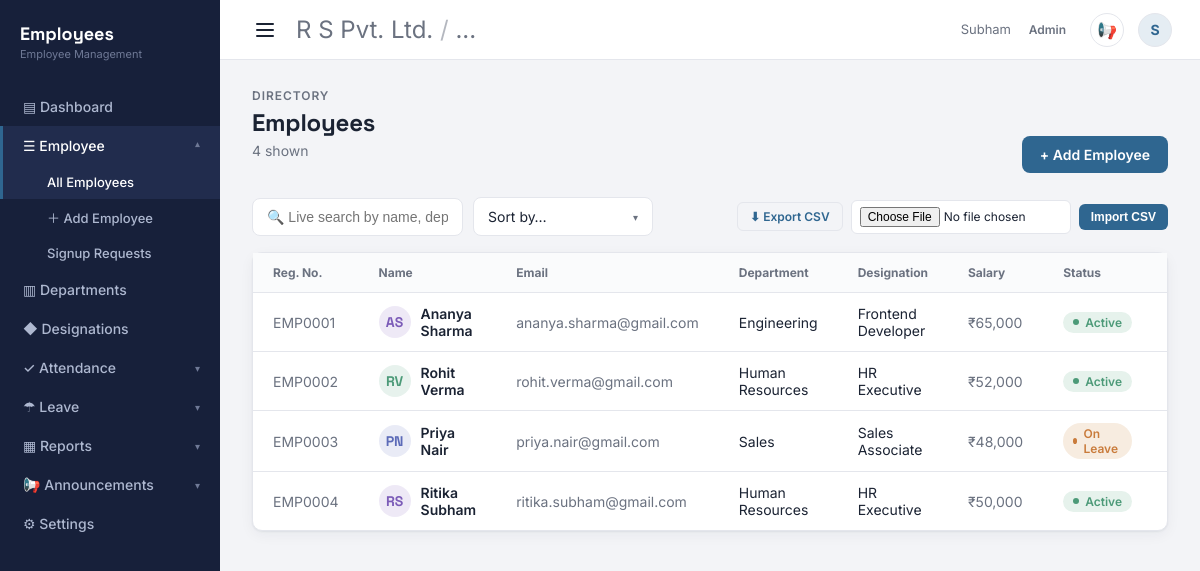
Page /employees (signed in) on the earlier database version.
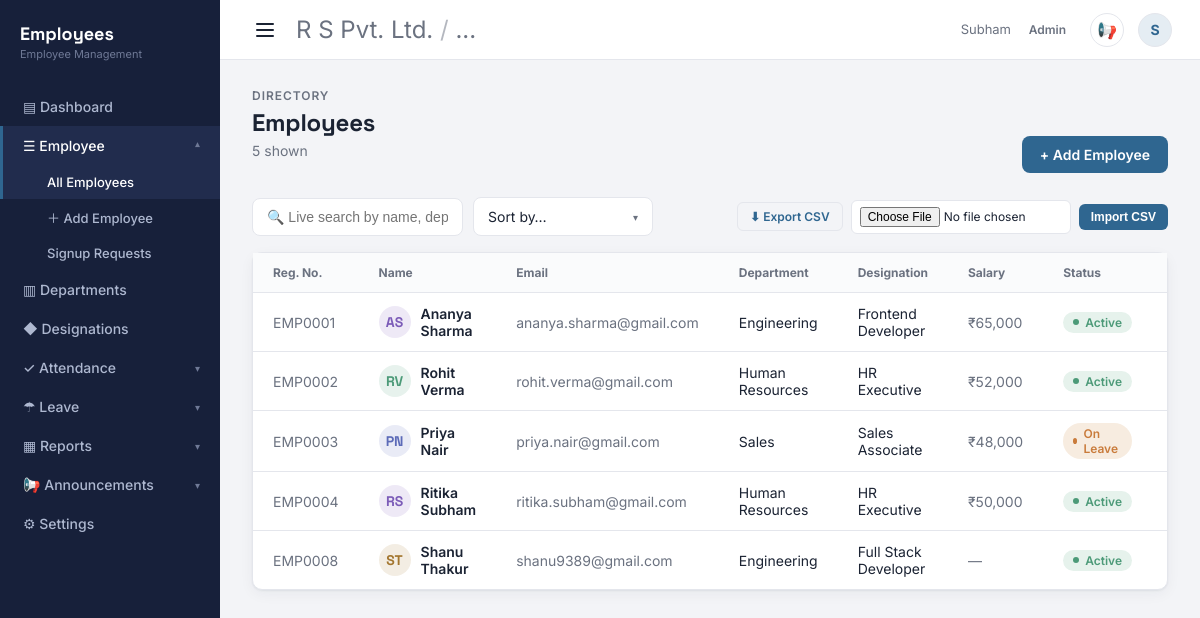
Same page on the later database version.
### tables this page shows
CREATE TABLE employees (
    id INTEGER PRIMARY KEY AUTOINCREMENT,
    registration_no TEXT UNIQUE,
    name TEXT NOT NULL,
    email TEXT NOT NULL,
    phone TEXT,
    department TEXT NOT NULL,
    role TEXT NOT NULL,
    status TEXT NOT NULL DEFAULT 'Active',
    salary REAL,
    experience_years REAL,
    join_date TEXT NOT NULL,
    paid_leaves_override INTEGER,
    unpaid_leaves_override INTEGER,
    total_leaves_override INTEGER
);

### app.py (the view)
@app.route("/employees")
@login_required
@roles_required("Admin", "HR", "HR Manager")
def employee_list():
    db = get_db()
    q = request.args.get("q", "").strip()
    sort_filter = request.args.get("sort_filter", "").strip()
    department = request.args.get("department", "").strip()
    status = request.args.get("status", "").strip()
    new_this_month = request.args.get("new_this_month", "").strip()
    sort = ""
    if sort_filter.startswith("dept:"):
        department = sort_filter[len("dept:"):]
    elif sort_filter.startswith("status:"):
        status = sort_filter[len("status:"):]
    elif sort_filter:
        sort = sort_filter
    conditions = []
    params = []
    if q:
        like = f"%{q}%"
        conditions.append("(name LIKE ? OR department LIKE ? OR role LIKE ?)")
        params.extend([like, like, like])
    if department:
        conditions.append("department = ?")
        params.append(department)
    if status:
        conditions.append("status = ?")
        params.append(status)
    if new_this_month:
        month_prefix = date.today().isoformat()[:7]
        conditions.append("join_date LIKE ?")
        params.append(f"{month_prefix}%")
    sort_columns = {
        "name_asc": "name COLLATE NOCASE ASC",
        "name_desc": "name COLLATE NOCASE DESC",
        "join_date_asc": "join_date ASC",
        "join_date_desc": "join_date DESC",
    }
    order_by = sort_columns.get(sort, "id")
    query = "SELECT * FROM employees"
    if conditions:
        query += " WHERE " + " AND ".join(conditions)
    query += f" ORDER BY {order_by}"
    employees = db.execute(query, params).fetchall()
    existing_departments = [
        row["department"] for row in db.execute(
            "SELECT DISTINCT department FROM employees ORDER BY department"
        ).fetchall()
    ]
    dropdown_departments = existing_departments or DEPARTMENTS
    return render_template(
        "employees.html",
        employees=employees,
        q=q,
        department=department,
        status=status,
        new_this_month=new_this_month,
        sort=sort,
        sort_filter=sort_filter,
        departments=dropdown_departments,
    )

### app.py (called while the page is built)
def login_required(view):
    @wraps(view)
    def wrapped(*args, **kwargs):
        if not session.get("logged_in"):
            return redirect(url_for("login"))
        return view(*args, **kwargs)
    return wrapped

def roles_required(*allowed_roles):
    def decorator(view):
        @wraps(view)
        def wrapped(*args, **kwargs):
            if not session.get("logged_in"):
                return redirect(url_for("login"))
            if session.get("role") not in allowed_roles:
                flash("You don't have permission to access that page.")
                return redirect(url_for("dashboard"))
            return view(*args, **kwargs)
        return wrapped
    return decorator

def initials_for(name):
    name = (name or "").strip()
    if not name:
        return "?"
    parts = name.split()
    if len(parts) == 1:
        return parts[0][:2].upper()
    return (parts[0][0] + parts[-1][0]).upper()

def color_for(name):
    name = (name or "").strip()
    index = sum(ord(ch) for ch in name) % len(AVATAR_PALETTE) if name else 0
    return AVATAR_PALETTE[index]

### templates/employees.html (shortened to what this page needs)
{% extends "base.html" %}
{% from "_macros.html" import status_badge, avatar %}
{% block content %}
<div class="page-head">
  <div>
    <div class="eyebrow">Directory</div>
    <h1>Employees</h1>
    <p class="sub">
      {{ employees|length }} shown
    </p>
  </div>
  <a href="{{ url_for('add_employee') }}" class="btn btn-primary">+ Add Employee</a>
</div>
<div class="filter-bar" style="margin-bottom: 16px; justify-content: space-between; flex-wrap: wrap; gap: 12px;">
  <form method="get" action="{{ url_for('employee_list') }}" id="filterForm" style="display: flex; gap: 10px; align-items: center; flex-wrap: wrap;">
    <div style="display: flex; gap: 10px; align-items: center; flex-wrap: nowrap; flex: 1 1 380px; min-width: 0;">
    <input
      class="search-input"
      type="text"
      name="q"
      value="{{ q }}"
      placeholder="🔍 Live search by name, department, or role…"
      style="width: auto; flex: 1 1 160px; min-width: 100px; max-width: 360px;"
      id="liveSearchInput"
    />
    <div class="sortby" id="sortByDropdown">
      <button type="button" class="filter-select sortby-trigger" id="sortByTrigger">
        <span id="sortByTriggerLabel">Sort by…</span>
        <span class="nav-caret">▾</span>
      </button>
    </div>
    </div>
  </form>
  <div style="display: flex; gap: 8px; align-items: center; flex-wrap: wrap;">
    <a href="{{ url_for('export_employees', q=q, department=department, status=status) }}" class="btn btn-ghost btn-sm">⬇ Export CSV</a>
    <form method="post" action="{{ url_for('import_employees') }}" enctype="multipart/form-data" style="display: flex; gap: 8px; align-items: center;">
      <input type="file" name="csv_file" accept=".csv" required class="file-input" />
      <button type="submit" class="btn btn-primary btn-sm">Import CSV</button>
    </form>
  </div>
</div>
<div class="card" style="padding: 0;">
  <div style="overflow-x: auto;">
  <table>
    <thead>
      <tr>
        <th>Reg. No.</th>
        <th>Name</th>
        <th>Email</th>
        <th>Department</th>
        <th>Designation</th>
        <th>Salary</th>
        <th>Status</th>
        <th>Joined</th>
      </tr>
    </thead>
    <tbody>
      {% for e in employees %}
      <tr>
        <td style="color: var(--text-muted);">{{ e['registration_no'] or '—' }}</td>
        <td style="font-weight: 600;">
          <div class="name-cell">
            {{ avatar(e['name']) }}
            {{ e['name'] }}
          </div>
        </td>
        <td style="color: var(--text-muted);">{{ e['email'] }}</td>
        <td>{{ e['department'] }}</td>
        <td>{{ e['role'] }}</td>
        <td style="color: var(--text-muted);">{{ '₹{:,.0f}'.format(e['salary']) if e['salary'] is not none else '—' }}</td>
        <td>{{ status_badge(e['status']) }}</td>
        <td style="color: var(--text-muted);">{{ e['join_date'] }}</td>
      </tr>
      {% else %}
      <tr>
        <td colspan="9" style="color: var(--text-muted);">No matches.</td>
      </tr>
      {% endfor %}
    </tbody>
  </table>
  </div>
</div>
{% endblock %}

### templates/_macros.html
{% macro status_badge(status) %}
  {% if status == 'Active' %}
    <span class="badge badge-active"><span class="dot"></span>{{ status }}</span>
  {% elif status == 'On Leave' %}
    <span class="badge badge-leave"><span class="dot"></span>{{ status }}</span>
  {% else %}
    <span class="badge badge-resigned"><span class="dot"></span>{{ status }}</span>
  {% endif %}
{% endmacro %}
{% macro avatar(name, size=32) %}
  <div class="avatar-mini" style="width: {{ size }}px; height: {{ size }}px; background: {{ color_for(name) }}22; color: {{ color_for(name) }}; font-size: {{ (size / 2.3)|round|int }}px;">
    {{ initials_for(name) }}
  </div>
{% endmacro %}

Differences in the rows shown:
added employees: registration_no "EMP0008", name "ST", name "Shanu Thakur", email "shanu9389@gmail.com", department "Engineering", role "Full Stack Developer", salary "—", status "Active"
Other differences:
{{ employees|length }}: "4" → "5"
